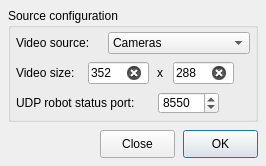
<?xml version="1.0" encoding="UTF-8"?>
<ui version="4.0">
 <class>LaunchDialog</class>
 <widget class="QDialog" name="LaunchDialog">
  <property name="geometry">
   <rect>
    <x>0</x>
    <y>0</y>
    <width>266</width>
    <height>166</height>
   </rect>
  </property>
  <property name="baseSize">
   <size>
    <width>0</width>
    <height>0</height>
   </size>
  </property>
  <property name="windowTitle">
   <string>VR Renderer</string>
  </property>
  <property name="windowIcon">
   <iconset resource="resources.qrc">
    <normaloff>:/Icons/Data/Icon.ico</normaloff>:/Icons/Data/Icon.ico</iconset>
  </property>
  <property name="modal">
   <bool>true</bool>
  </property>
  <widget class="QPushButton" name="pushButtonOK">
   <property name="geometry">
    <rect>
     <x>183</x>
     <y>130</y>
     <width>75</width>
     <height>28</height>
    </rect>
   </property>
   <property name="text">
    <string>OK</string>
   </property>
   <property name="icon">
    <iconset resource="resources.qrc">
     <normaloff>:/Icons/Data/OK.png</normaloff>:/Icons/Data/OK.png</iconset>
   </property>
   <property name="default">
    <bool>true</bool>
   </property>
  </widget>
  <widget class="QPushButton" name="pushButtonClose">
   <property name="geometry">
    <rect>
     <x>100</x>
     <y>130</y>
     <width>75</width>
     <height>28</height>
    </rect>
   </property>
   <property name="text">
    <string>Close</string>
   </property>
   <property name="icon">
    <iconset resource="resources.qrc">
     <normaloff>:/Icons/Data/Cancel.png</normaloff>:/Icons/Data/Cancel.png</iconset>
   </property>
  </widget>
  <widget class="QGroupBox" name="groupBox">
   <property name="geometry">
    <rect>
     <x>8</x>
     <y>8</y>
     <width>250</width>
     <height>114</height>
    </rect>
   </property>
   <property name="title">
    <string>Source configuration</string>
   </property>
   <widget class="QComboBox" name="comboBoxVideoSource">
    <property name="geometry">
     <rect>
      <x>100</x>
      <y>24</y>
      <width>142</width>
      <height>22</height>
     </rect>
    </property>
    <property name="currentText">
     <string>Cameras</string>
    </property>
    <item>
     <property name="text">
      <string>Cameras</string>
     </property>
    </item>
    <item>
     <property name="text">
      <string>Test MP4 Video</string>
     </property>
    </item>
   </widget>
   <widget class="QLabel" name="labelSource">
    <property name="geometry">
     <rect>
      <x>8</x>
      <y>24</y>
      <width>91</width>
      <height>22</height>
     </rect>
    </property>
    <property name="text">
     <string>Video source:</string>
    </property>
   </widget>
   <widget class="QLabel" name="labelSize">
    <property name="geometry">
     <rect>
      <x>8</x>
      <y>54</y>
      <width>71</width>
      <height>22</height>
     </rect>
    </property>
    <property name="text">
     <string>Video size:</string>
    </property>
   </widget>
   <widget class="QLabel" name="labelX">
    <property name="geometry">
     <rect>
      <x>149</x>
      <y>54</y>
      <width>16</width>
      <height>22</height>
     </rect>
    </property>
    <property name="text">
     <string>x</string>
    </property>
   </widget>
   <widget class="QLineEdit" name="lineEditVideoWidth">
    <property name="enabled">
     <bool>true</bool>
    </property>
    <property name="geometry">
     <rect>
      <x>80</x>
      <y>54</y>
      <width>61</width>
      <height>22</height>
     </rect>
    </property>
    <property name="inputMask">
     <string>0000</string>
    </property>
    <property name="text">
     <string>352</string>
    </property>
    <property name="clearButtonEnabled">
     <bool>true</bool>
    </property>
   </widget>
   <widget class="QLineEdit" name="lineEditVideoHeight">
    <property name="enabled">
     <bool>true</bool>
    </property>
    <property name="geometry">
     <rect>
      <x>165</x>
      <y>54</y>
      <width>61</width>
      <height>22</height>
     </rect>
    </property>
    <property name="inputMask">
     <string>0000</string>
    </property>
    <property name="text">
     <string>288</string>
    </property>
    <property name="clearButtonEnabled">
     <bool>true</bool>
    </property>
   </widget>
   <widget class="QLabel" name="labelSize_2">
    <property name="geometry">
     <rect>
      <x>8</x>
      <y>84</y>
      <width>141</width>
      <height>22</height>
     </rect>
    </property>
    <property name="text">
     <string>UDP robot status port:</string>
    </property>
   </widget>
   <widget class="QSpinBox" name="spinBoxUdpPort">
    <property name="geometry">
     <rect>
      <x>150</x>
      <y>84</y>
      <width>61</width>
      <height>22</height>
     </rect>
    </property>
    <property name="toolTip">
     <string>&lt;html&gt;&lt;head/&gt;&lt;body&gt;&lt;p&gt;On this UDP port &lt;span style=&quot; font-weight:600;&quot;&gt;robot's status information &lt;/span&gt;(e.g. turtle mode status) will be received.&lt;/p&gt;&lt;/body&gt;&lt;/html&gt;</string>
    </property>
    <property name="frame">
     <bool>true</bool>
    </property>
    <property name="maximum">
     <number>65535</number>
    </property>
    <property name="value">
     <number>8550</number>
    </property>
   </widget>
  </widget>
 </widget>
 <resources>
  <include location="resources.qrc"/>
 </resources>
 <connections/>
</ui>
